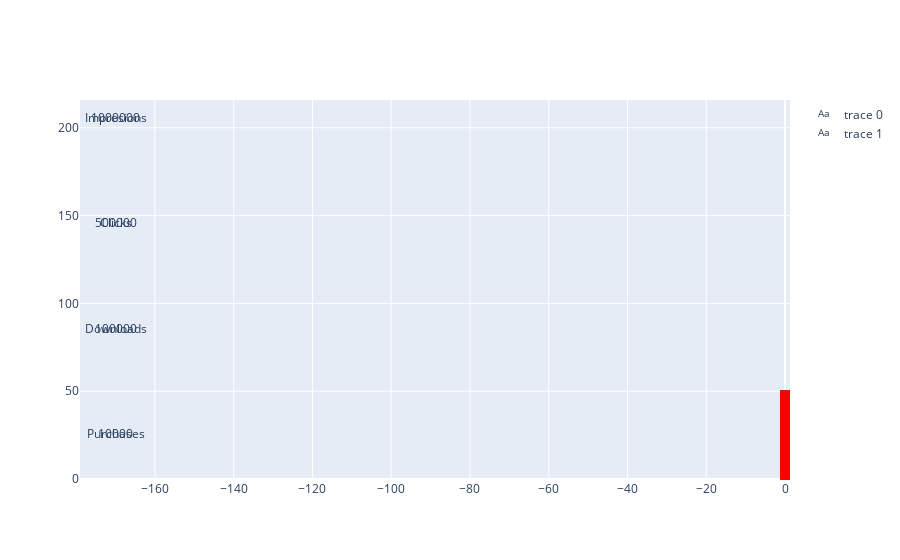

This figure's notebook cell:
### Code cell
label_trace = go.Scatter(x=[-170]*num_phases, y = y_labels, mode = 'text', text = phases)
value_trace = go.Scatter(x=[-170]*num_phases, y = y_labels, mode = 'text', text = values)

data = [label_trace, value_trace]

layout = go.Layout(shapes=shapes)

fig = go.Figure(data=data, layout=layout)
fig.show()

### Figure 1 — Plotly figure (JSON) as saved in the notebook; plotly's stock layout.template omitted (floating-point values rounded to 4 significant figures)
{"data": [{"mode": "text", "text": ["Impresions", "Clicks", "Downloads", "Purchases"], "type": "scatter", "x": [-170, -170, -170, -170], "y": [205, 145, 85, 25]}, {"mode": "text", "text": [1000000, 500000, 100000, 10000], "type": "scatter", "x": [-170, -170, -170, -170], "y": [205, 145, 85, 25]}], "layout": {"shapes": [{"fillcolor": "blue", "line": {"color": "blue"}, "path": "M 1.0,50 L 1.0,0 L -1.0,0 L -1.0,50 Z", "type": "path"}, {"fillcolor": "yellow", "line": {"color": "yellow"}, "path": "M 1.0,50 L 1.0,0 L -1.0,0 L -1.0,50 Z", "type": "path"}, {"fillcolor": "green", "line": {"color": "green"}, "path": "M 1.0,50 L 1.0,0 L -1.0,0 L -1.0,50 Z", "type": "path"}, {"fillcolor": "red", "line": {"color": "red"}, "path": "M 1.0,50 L 1.0,0 L -1.0,0 L -1.0,50 Z", "type": "path"}]}}
